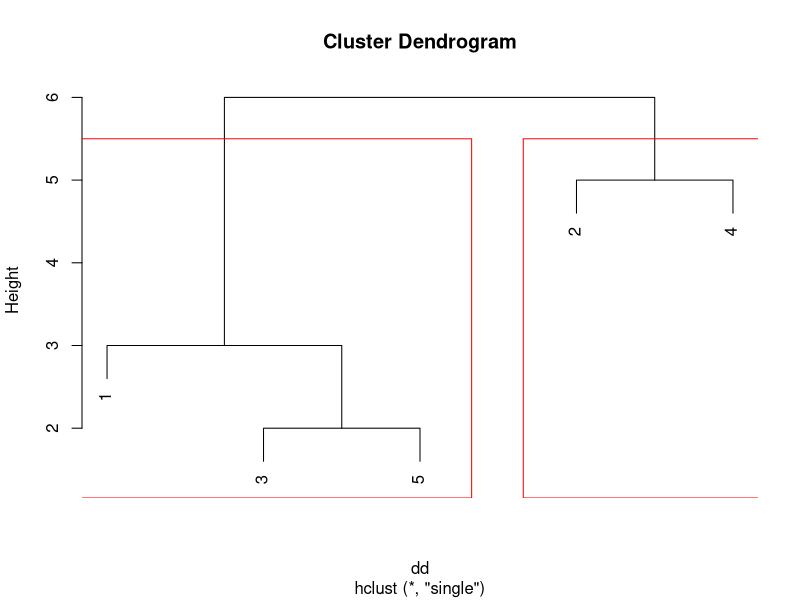
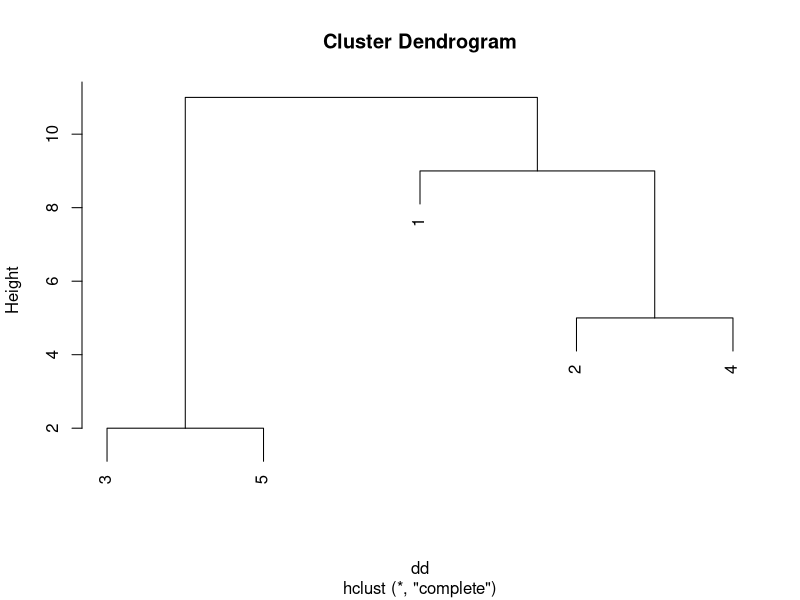
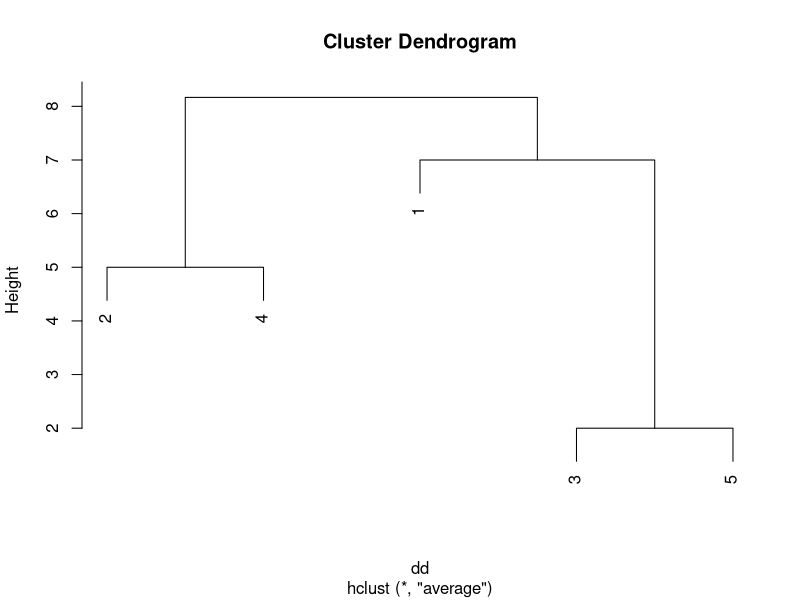
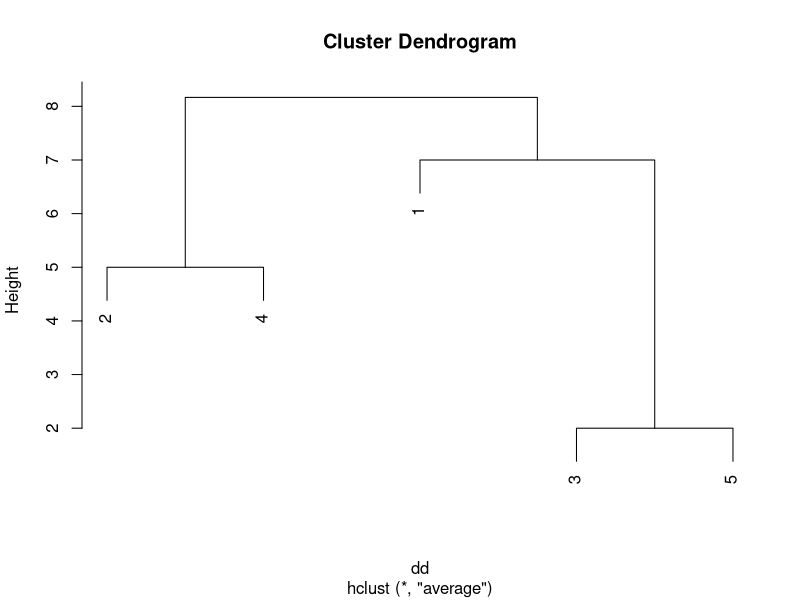

Reproduce these figures in R, in order.
## Example with single linkage

rm(list=ls())
# clear workspace

d<-matrix(c(0,9,3,6,11, 9,0,7,5,10, 3,7,0,9,2, 6,5,9,0,8,11,10,2,8,0), 
          nrow=5, ncol=5, byrow=TRUE)
dd <- as.dist(d)
as.matrix(d)
xs <- hclust(dd, method="single")

class(xs)

# pdf("../graphics/dendro_single.pdf",paper="special")
# pdf("../graphics/dendro_single2.pdf",paper="special")

plot(xs)

cutree(xs,h=5)
cutree(xs,k=2)
# the same

rect.hclust(xs, k = 2, border = "red")

# dev.off()

# pdf("../graphics/dendro_complete.pdf",paper="special")

xc <- hclust(dd, method="complete")
plot(xc)

xc <- hclust(dd, method="average")
plot(xc)

# dev.off()

# pdf("../graphics/dendro_average.pdf",paper="special")

xm <- hclust(dd, method="average")
plot(xm)
